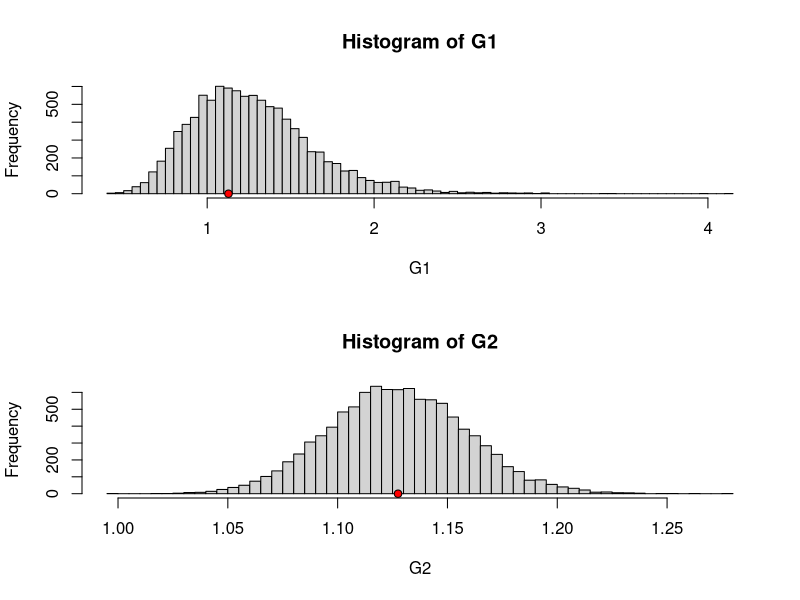
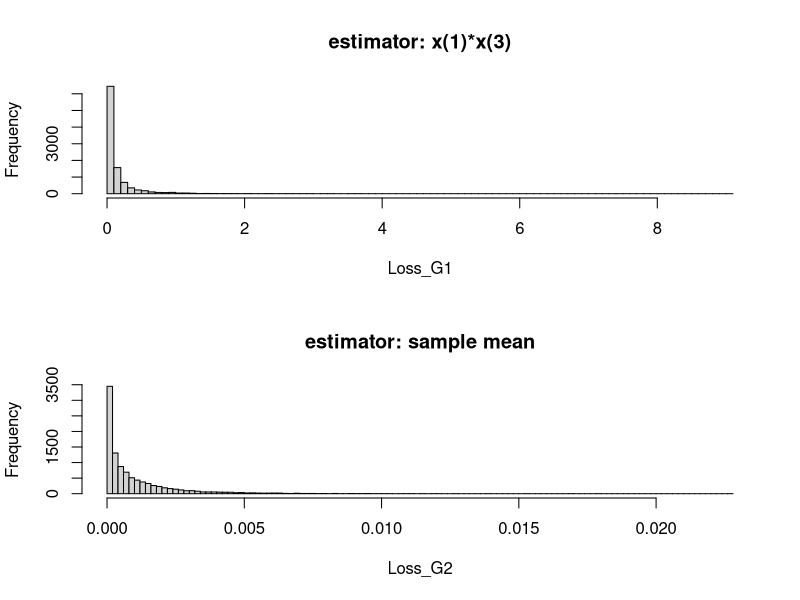
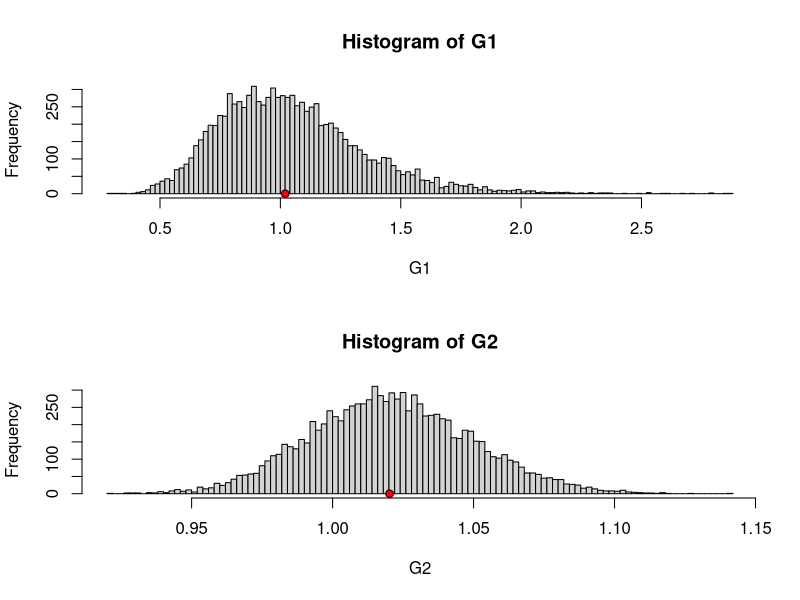
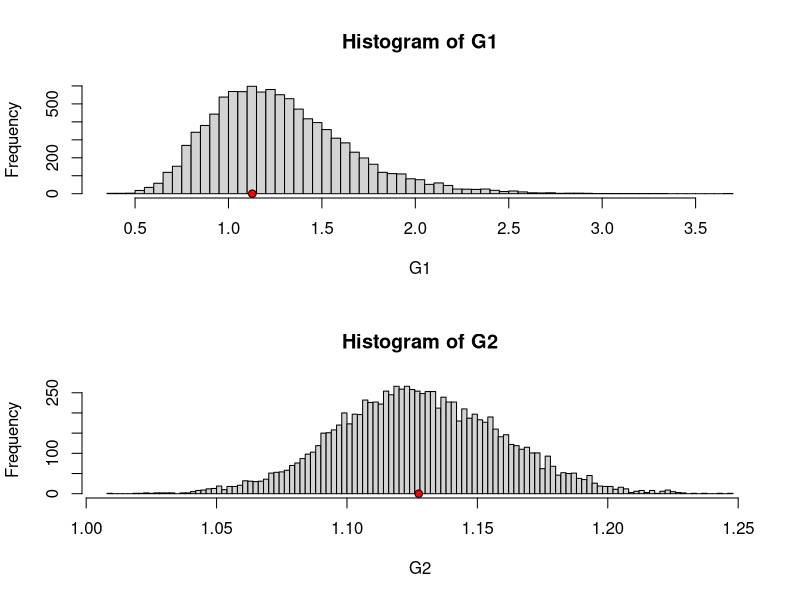
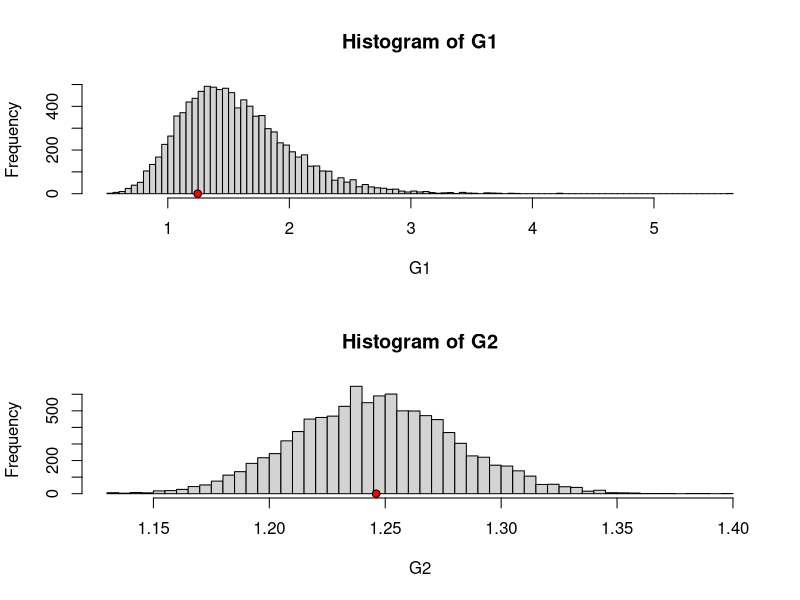
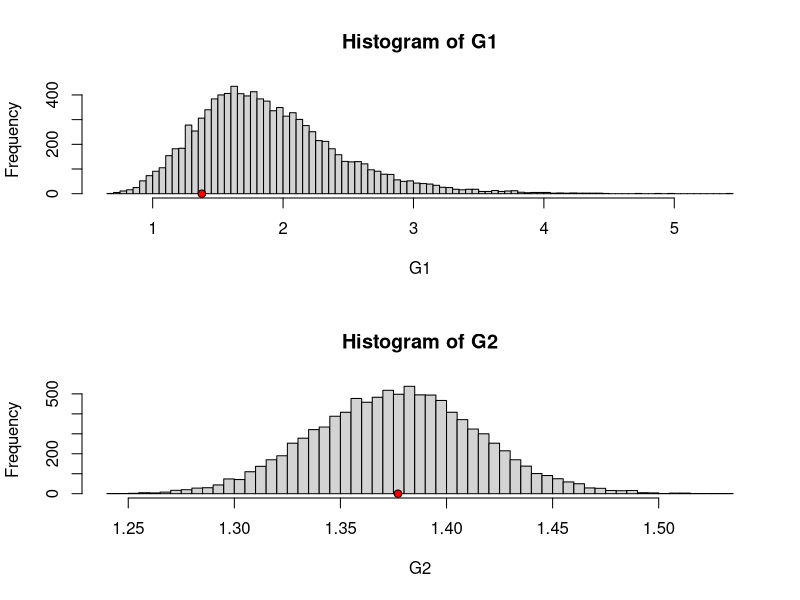
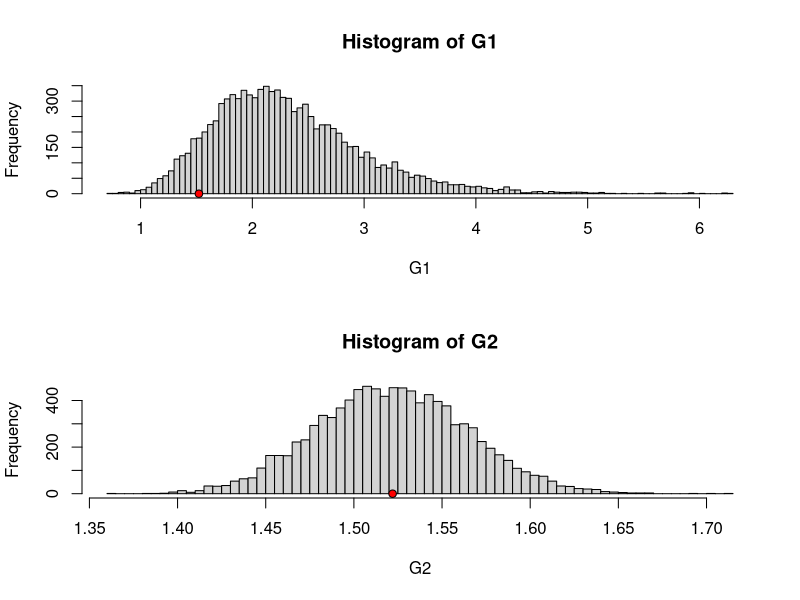
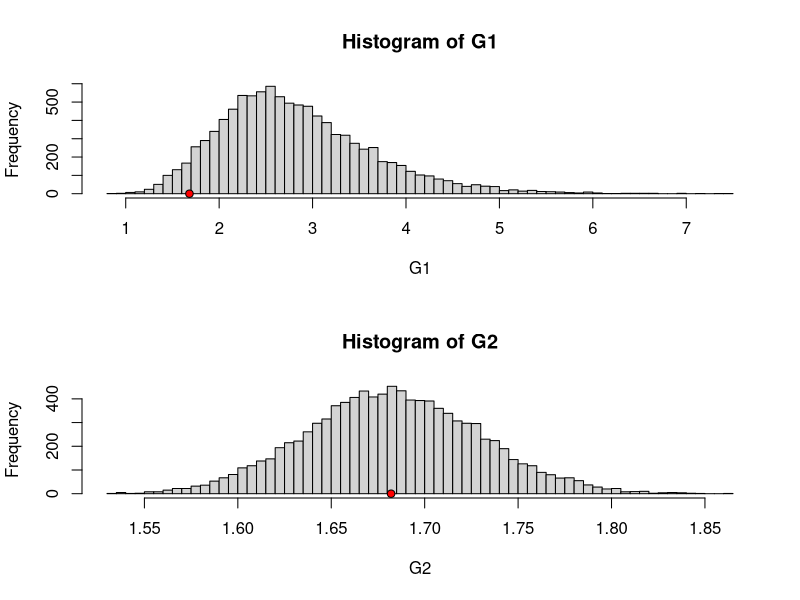

R code for these plots, in order:
#'This script script familiarizes the user with the evaluation of an estimator replicability, loss, error, bias and inefficiency
#', as described in A. Meucci, "Risk and Asset Allocation", Springer, 2005,  Chapter 4.
#'
#' @references
#' A. Meucci - "Exercises in Advanced Risk and Portfolio Management" \url{http://symmys.com/node/170},
#'
#' See Meucci's script for "S_Estimator.R"
#'
#' @author Xavier Valls \email{flamejat@@gmail.com}

##################################################################################################################
### Inputs
T     = 52; # number of observations in time series
Mu    = 0.1;
Sigma = 0.2;
    
##################################################################################################################
### Plain vanilla estimation
# unknown functional of the distribution to be estimated, in this case the expected value
G_fX = exp( Mu + 0.5 * Sigma^2 );
print( G_fX );

i_T = matrix( rlnorm( T, Mu, Sigma ), 1, T);  # series generated by "nature": do not know the distribution

G_Hat_1 = function(X) X[ , 1 ] * X[ ,3 ]; # estimator of unknown functional G_1=x(1)*x(3)
G_Hat_2 = function(X) apply( X, 1,mean);  # estimator of unknown functional G_1=sample mean

G1 = G_Hat_1( i_T );
G2 = G_Hat_2( i_T );
print( G1 );
print( G2 );

##################################################################################################################
### Replicability vs. "luck"
# unknown functional of the distribution to be estimated, in this case the expected value
G_fX = exp( Mu + 0.5 * Sigma^2 );

nSim = 10000;
I_T = matrix( rlnorm( nSim * T, Mu, Sigma ), nSim, T); # randomize series generated by "nature" to check replicability

G1 = G_Hat_1( I_T ); # estimator of unknown functional G_1=x(1)*x(3)
G2 = G_Hat_2( I_T ); # estimator of unknown functional G_2=sample mean

Loss_G1 = (G1 - G_fX)^2;
Loss_G2 = (G2 - G_fX)^2;

Err_G1 = sqrt(mean(Loss_G1));
Err_G2 = sqrt(mean(Loss_G2));

Bias_G1 = abs(mean(G1) - G_fX);
Bias_G2 = abs(mean(G2) - G_fX);

Ineff_G1 = sd( G1 );
Ineff_G2 = sd( G2 );

##################################################################################################################
### printlay results
dev.new()
NumBins = round( 10 * log( nSim ) );
par( mfrow = c(2,1) );
hist(G1, NumBins);
points(G_fX, 0, pch = 21, bg = "red", main = "estimator: x(1)*x(3)");
#set(h, 'markersize', 20, 'col', 'r');

hist(G2, NumBins);
points(G_fX, 0,  pch = 21, bg = "red", main = "estimator: sample mean" );
#set(h, 'markersize', 20, 'col', 'r');


# loss
dev.new();
par( mfrow = c(2,1) );
hist(Loss_G1, NumBins,  main = "estimator: x(1)*x(3)");

hist(Loss_G2, NumBins,  main = "estimator: sample mean" );


##################################################################################################################
### Stress test replicability
Mus = seq( 0, 0.7, 0.1 );

Err_G1sq   = NULL;
Err_G2sq   = NULL;
Bias_G1sq  = NULL;
Bias_G2sq  = NULL;
Ineff_G1sq = NULL;
Ineff_G2sq = NULL;

for( j in 1 : length(Mus) )
{
    Mu = Mus[ j ];

    # unknown functional of the distribution to be estimated, in this case the expected value
    G_fX = exp( Mu + 0.5 * Sigma^2);
    I_T = matrix( rlnorm( nSim * T, Mu, Sigma ), nSim, T);  # randomize series generated by "nature" to check replicability

    G1 = G_Hat_1(I_T);        # estimator of unknown functional G_1=x(1)*x(3)
    G2 = G_Hat_2(I_T);        # estimator of unknown functional G_2=sample mean

    Loss_G1 = ( G1 - G_fX )^2;
    Loss_G2 = ( G2 - G_fX )^2;

    Err_G1   = sqrt(mean(Loss_G1));
    Err_G2   = sqrt(mean(Loss_G2));
    Err_G1sq = cbind( Err_G1sq, Err_G1^2 ); ##ok<*AGROW> #store results
    Err_G2sq = cbind( Err_G2sq, Err_G2^2 );

    Bias_G1   = abs( mean( G1 )- G_fX );
    Bias_G2   = abs( mean( G2 )- G_fX );
    Bias_G1sq = cbind( Bias_G1sq, Bias_G1^2 ); #store results
    Bias_G2sq = cbind( Bias_G2sq, Bias_G2^2 );

    Ineff_G1   = sd(G1);
    Ineff_G2   = sd(G2);
    Ineff_G1sq = cbind(Ineff_G1sq, Ineff_G1^2); #store results
    Ineff_G2sq = cbind(Ineff_G2sq, Ineff_G2^2);

    dev.new();
    NumBins = round(10*log(nSim));
	par( mfrow = c(2,1) );
	
	hist(G1, NumBins);
	points(G_fX, 0, pch = 21, bg = "red", main = "estimator: x(1)*x(3)");
	
	hist(G2, NumBins);
	points(G_fX, 0,  pch = 21, bg = "red", main = "estimator: sample mean" );

}

dev.new();
par( mfrow = c(2,1) );

b = barplot(Bias_G1sq + Ineff_G1sq, col = "red", main = "stress-test of estimator: x(1)*x(3)");
barplot( Ineff_G1sq, col="blue", add = TRUE);
lines( b, Err_G1sq);
legend( "topleft", 1.9, c( "bias^2", "ineff^2", "error^2" ), col = c( "red","blue", "black" ),
     lty=1, lwd=c(5,5,1),bg = "gray90" );


b=barplot( Bias_G2sq + Ineff_G2sq , col = "red", main = "stress-test of estimator sample mean");
barplot( Ineff_G2sq, col="blue", add = TRUE);
lines(b, Err_G2sq);
legend( "topleft", 1.9, c( "bias^2", "ineff^2", "error^2" ), col = c( "red","blue", "black" ),
     lty=1, lwd=c(5,5,1),bg = "gray90" );
